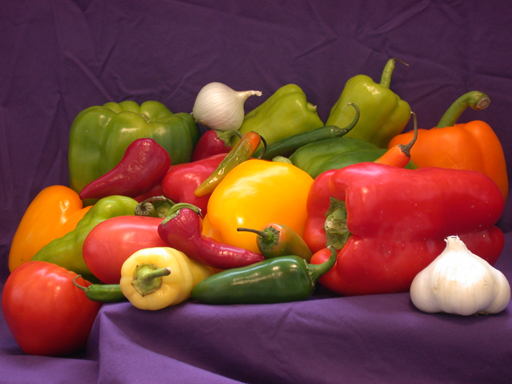
%> input picture sample_images/peppers.png, 512 x 384 px
$ octave --eval "result = extractBoundary(rgb2gray(imread('../sample_images/peppers.png')));"   (GNU Octave 9; MATLAB toolbox functions it lacks are replaced by stand-ins)
%> lines starting %> are read from the running program, lines starting %| are printed output that depends on the picture
%> in extractBoundary, `BW = logical(BW);`: BW: size 384x512 logical; every value is 1
### core/neighborhoodStack.m
function S = neighborhoodStack(I, kh, kw, mode)
%> called with kh = 3, kw = 3, mode = 'zero'
%NEIGHBORHOODSTACK Collect every k-by-k neighbourhood of a 2-D image.
%   S = neighborhoodStack(I, kh, kw, mode) returns an h-by-w-by-(kh*kw)
%   array where S(i,j,:) holds the neighbourhood of pixel (i,j) in the same
%   order as window(:) (column-major).
%
%   This is the vectorised building block for the fast (non-loop) versions
%   of the median, min, max and order-statistic filters:
%       median(S,3)  -> median filter
%       min(S,[],3)  -> min filter
%       sort(S,3)    -> any rank (order-statistic) filter

if nargin < 3 || isempty(kw), kw = kh; end
if nargin < 4 || isempty(mode), mode = 'replicate'; end
if ~ismatrix(I)
    error('ImageLab:invalidImage', 'neighborhoodStack expects a 2-D image.');
end

[h, w] = size(I);
%> h = 384; w = 512
pr = floor(kh / 2);
pc = floor(kw / 2);
P = padImage(I, pr, pc, mode);

S = zeros(h, w, kh * kw, 'like', I);
n = 0;
for dc = 0:kw-1          % columns outer, rows inner = column-major order
    for dr = 0:kh-1
        n = n + 1;
        S(:,:,n) = P(1+dr:h+dr, 1+dc:w+dc);
    end
end
end

### core/padImage.m
function P = padImage(I, padRows, padCols, mode)
%> called with padRows = 1, padCols = 1, mode = 'zero'
%PADIMAGE Pad an image on all four sides (base-MATLAB version of padarray).
%   P = padImage(I, padRows, padCols, mode) adds padRows rows above and below
%   and padCols columns left and right of every channel of I.
%
%   mode:
%     'zero'      - pad with 0
%     'replicate' - repeat the border pixel            (default)
%     'symmetric' - mirror the image across its border
%
%   Example (replicate, 1 pixel):
%       1 2        1 1 2 2
%       3 4   ->   1 1 2 2
%                  3 3 4 4
%                  3 3 4 4

if nargin < 4 || isempty(mode)
    mode = 'replicate';
end
[h, w, ~] = size(I);
%> h = 384; w = 512

switch lower(mode)
    case 'zero'
        P = zeros(h + 2*padRows, w + 2*padCols, size(I, 3), 'like', I);
%> P: size 386x514 double; every value is 0
        P(padRows+1:padRows+h, padCols+1:padCols+w, :) = I;
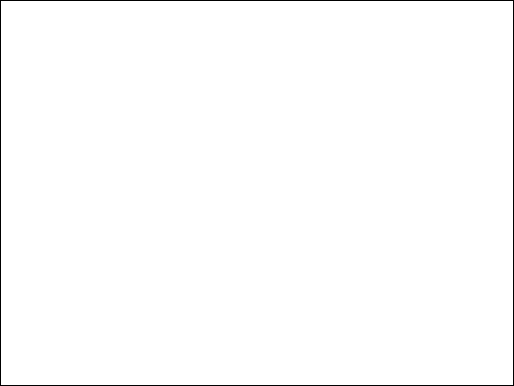
%> P: size 386x514 double; values 0 (black) and 1 (white), 99.1% white; black in thin lines or dots
        return
    case 'replicate'
        rowIdx = min(max(1-padRows:h+padRows, 1), h);
        colIdx = min(max(1-padCols:w+padCols, 1), w);
    case 'symmetric'
        rowIdx = mirrorIndex(1-padRows:h+padRows, h);
        colIdx = mirrorIndex(1-padCols:w+padCols, w);
    otherwise
        error('ImageLab:invalidPadding', ...
            'Unknown padding mode "%s". Use zero, replicate or symmetric.', mode);
end
P = I(rowIdx, colIdx, :);
end

% [8 lines left out: function mirrorIndex, not called in this run]

### segmentation/extractBoundary.m
function B = extractBoundary(BW)
%EXTRACTBOUNDARY Outline of the regions in a binary image.
%   A pixel is on the boundary if it is foreground and at least one of its
%   8 neighbours is background (outside the image counts as background) -
%   the definition of a region's boundary from the pixel relationships.

BW = logical(BW);
hasBackgroundNeighbour = any(neighborhoodStack(double(BW), 3, 3, 'zero') == 0, 3);
%> after the loop in neighborhoodStack, `for dc = 0:kw-1`: n = 9
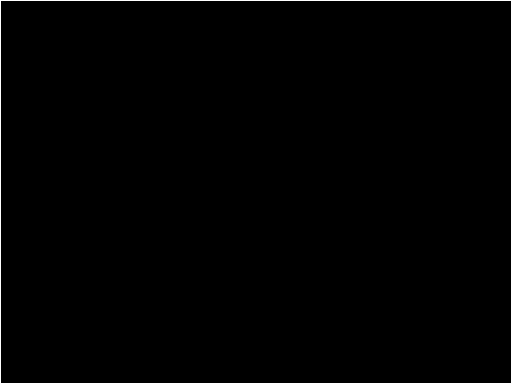
%> hasBackgroundNeighbour: size 384x512 logical; 0.91% white in thin lines or dots
B = BW & hasBackgroundNeighbour;
end
